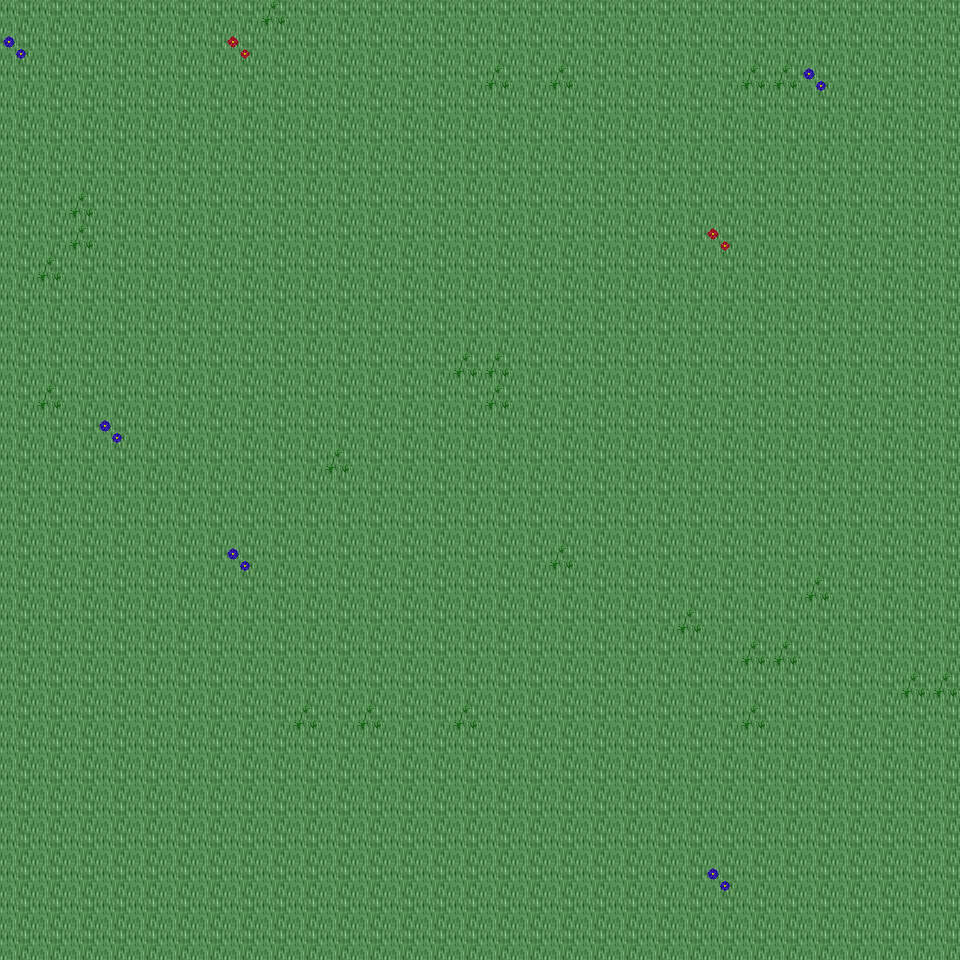

Below is a game level as drawn by its tile map, then a one-line description and the .tmx that defines it (tile-layer data replaced by summaries):
An orthogonal 30x30 tile map with 32x32 px tiles, 6 tile layers (Ground, Object, Object2, Above, ...), 16 tilesets and 4 objects (4x mapExit).

<map version="1.0" orientation="orthogonal" renderorder="right-down" width="30" height="30" tilewidth="32" tileheight="32" nextobjectid="5">
  <tileset firstgid="1" name="tileset_ground_ground" tilewidth="32" tileheight="32" tilecount="33" columns="3">
    <image source="../drawable/tileset_ground_ground.png" width="96" height="352" />
  </tileset>
  <tileset firstgid="34" name="tileset_ground_ridge_earth_dark" tilewidth="32" tileheight="32" tilecount="96" columns="12">
    <image source="../drawable/tileset_ground_ridge_earth_dark.png" width="384" height="256" />
  </tileset>
  <tileset firstgid="130" name="tileset_ground_earth_edges" tilewidth="32" tileheight="32" tilecount="18" columns="6">
    <image source="../drawable/tileset_ground_earth_edges.png" width="192" height="96" />
  </tileset>
  <tileset firstgid="148" name="tileset_ground_rock_pebbles" tilewidth="32" tileheight="32" tilecount="3" columns="1">
    <image source="../drawable/tileset_ground_rock_pebbles.png" width="32" height="96" />
  </tileset>
  <tileset firstgid="151" name="tileset_plant_grasses" tilewidth="32" tileheight="32" tilecount="6" columns="3">
    <image source="../drawable/tileset_plant_grasses.png" width="96" height="64" />
  </tileset>
  <tileset firstgid="157" name="tileset_plant_flower_daisy_white" tilewidth="32" tileheight="32" tilecount="8" columns="2">
    <image source="../drawable/tileset_plant_flower_daisy_white.png" width="64" height="128" />
  </tileset>
  <tileset firstgid="165" name="tileset_plant_flower_daisy_blue" tilewidth="32" tileheight="32" tilecount="8" columns="2">
    <image source="../drawable/tileset_plant_flower_daisy_blue.png" width="64" height="128" />
  </tileset>
  <tileset firstgid="173" name="tileset_plant_flower_daisy_red" tilewidth="32" tileheight="32" tilecount="8" columns="2">
    <image source="../drawable/tileset_plant_flower_daisy_red.png" width="64" height="128" />
  </tileset>
  <tileset firstgid="181" name="tileset_plant_flower_daisy_yellow" tilewidth="32" tileheight="32" tilecount="8" columns="2">
    <image source="../drawable/tileset_plant_flower_daisy_yellow.png" width="64" height="128" />
  </tileset>
  <tileset firstgid="189" name="tileset_plant_tree_tree_green" tilewidth="32" tileheight="32" tilecount="80" columns="8">
    <image source="../drawable/tileset_plant_tree_tree_green.png" width="256" height="352" />
  </tileset>
  <tileset firstgid="269" name="tileset_logic_portal" tilewidth="32" tileheight="32" tilecount="24" columns="8">
    <image source="../drawable/tileset_logic_portal.png" width="256" height="96" />
  </tileset>
  <tileset firstgid="293" name="tileset_logic_collision" tilewidth="32" tileheight="32" tilecount="1" columns="1">
    <image source="../drawable/tileset_logic_collision.png" width="32" height="32" />
  </tileset>
  <tileset firstgid="294" name="tileset_furniture_chair_bench_wooden" tilewidth="32" tileheight="32" tilecount="8" columns="2">
    <image source="../drawable/tileset_furniture_chair_bench_wooden.png" width="64" height="128" />
  </tileset>
  <tileset firstgid="302" name="tileset_plant_stump_int_small_stump_2" tilewidth="32" tileheight="32" tilecount="1" columns="1">
    <image source="../drawable/tileset_plant_stump_int_small_stump_2.png" width="32" height="32" />
  </tileset>
  <tileset firstgid="303" name="tileset_object_well_hoist" tilewidth="32" tileheight="32" tilecount="9" columns="3">
    <image source="../drawable/tileset_object_well_hoist.png" width="96" height="96" />
  </tileset>
  <tileset firstgid="312" name="tileset_logic_creature_mutant" tilewidth="32" tileheight="32" tilecount="7" columns="7">
    <image source="../drawable/tileset_logic_creature_mutant.png" width="224" height="32" />
  </tileset>
  <layer name="Ground" width="30" height="30">
    <data>[900 cells, 900 non-empty, 1 distinct tile ids]</data>
  </layer>
  <layer name="Object" width="30" height="30">
    <data>[900 cells, 31 non-empty, 3 distinct tile ids]</data>
  </layer>
  <layer name="Object2" width="30" height="30">
    <data>[900 cells, 0 non-empty, 0 distinct tile ids]</data>
  </layer>
  <layer name="Above" width="30" height="30">
    <data>[900 cells, 0 non-empty, 0 distinct tile ids]</data>
  </layer>
  <layer name="Above2" width="30" height="30">
    <data>[900 cells, 0 non-empty, 0 distinct tile ids]</data>
  </layer>
  <layer name="Walkable" width="30" height="30">
    <data>[900 cells, 0 non-empty, 0 distinct tile ids]</data>
  </layer>
  <objectgroup name="MapEvents">
    <object id="1" name="north" type="mapExit" x="0" y="0" width="960" height="32">
      <properties>
        <property name="map" value="level_0_x88_y42" />
        <property name="x" value="0" />
        <property name="y" value="28" />
      </properties>
    </object>
    <object id="2" name="south" type="mapExit" x="0" y="928" width="960" height="32">
      <properties>
        <property name="map" value="level_0_x88_y44" />
        <property name="x" value="0" />
        <property name="y" value="1" />
      </properties>
    </object>
    <object id="3" name="west" type="mapExit" x="0" y="0" width="32" height="960">
      <properties>
        <property name="map" value="level_0_x87_y43" />
        <property name="x" value="28" />
        <property name="y" value="0" />
      </properties>
    </object>
    <object id="4" name="east" type="mapExit" x="928" y="0" width="32" height="960">
      <properties>
        <property name="map" value="level_0_x89_y43" />
        <property name="x" value="1" />
        <property name="y" value="0" />
      </properties>
    </object>
  </objectgroup>
</map>
